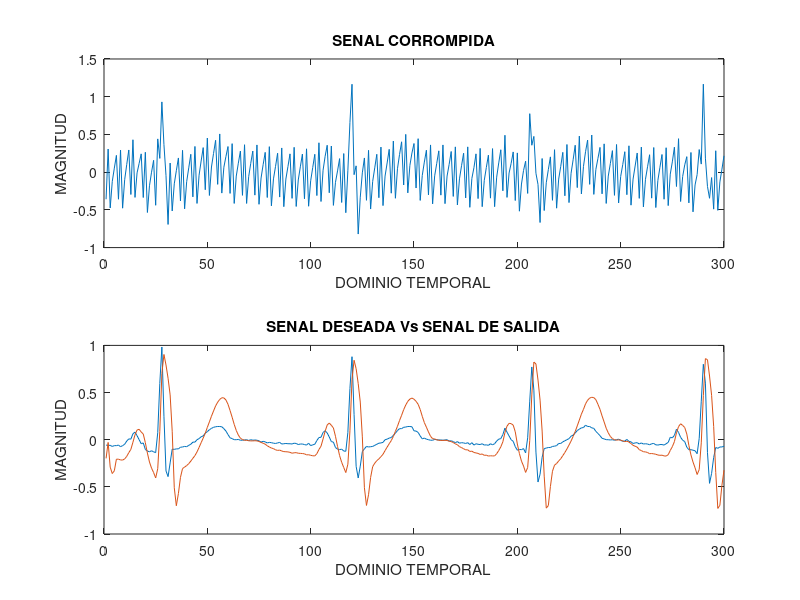

This chart was generated by the following MATLAB code:
close all;
clear all;
clc;

load ('a01m');
who;

%disp(val);
ecg=linspace(1,6000,6000);
n=linspace(1,6000,6000);

for cont = 1:6000
    ecg(cont)=val(cont);
end

% SE VA A ESCALAR LA FUNCION EN EL INTERVALO [-1,1]
% SI SE QUIERE ELIMINAR EL ESCALAMIENTO SOLO BASTA COMENTAR LA LINEA DE
% CODIGO
ecg = ecg*(1/max(abs(ecg)));
% MUESTRAS A TOMAR PARA ANALIZAR / SUBINTERVALO DE LAS MUESTRAS ORIGINALES
muestras=300;


%GRAFICA DE LA SENAL DE PRUEBA / 5% DE LAS MUESTRAS TOTALES
nm = linspace(1,muestras,muestras);

%VAN A ESTAR LAS MUESTRAS A GRAFICAR
ecgm = linspace(1,muestras,muestras);

%CICLO PARA PASAR LA GRAFICA A UN INTERVALO DONDE SE PUEDA APRECIAR LA
%GRAFICA
for cont1 = 1:muestras

    ecgm(cont1)=ecg(cont1);

end

% SENAL CONTAMINADA
teta1=pi/3;
teta2=pi*2/3;
teta3=pi;
g=linspace(1,6000,6000);
g1=linspace(1,6000,6000);
g2=linspace(1,6000,6000);
g3=linspace(1,6000,6000);

%SENAL DE CONTAMINACION TOTAL
g1=0.15*cos(teta1.*n);
g2=-0.25*sin(teta2.*n + (pi/12));
g3=0.20*cos(teta3.*n);

g=g1+g2+g3;

%MUESTRA DE LA SENAL CONTAMINANTE
gm=linspace(1,muestras,muestras);
%CICLO PARA PASAR LA GRAFICA A UN INTERVALO DONDE SE PUEDA APRECIAR LA
%GRAFICA
for cont3 = 1:muestras

    gm(cont3)=g(cont3);
end

%plot(nm,gm),xlabel('DOMINIO TEMPORAAL'),ylabel('MAGNIITUD'),title('SENAL INDESEADA'),grid;


r=linspace(1,6000,6000);
%SENAL TOTAL CONTAMINADA
r=ecg+g;

%MUESTRA DE LA SENAL CONTAMINADA
rm=linspace(1,muestras,muestras);

%CICLO PARA PASAR LA GRAFICA A UN INTERVALO DONDE SE PUEDA APRECIAR LA
%GRAFICA
for cont2=1:muestras

    rm(cont2)=r(cont2);

end

%AQUI SE PUEDEN VER LA SENAL ORIGINAL Y LA SENAL CONTAMINADA QUE ENTRAN AL
%FILTRO
%plot(nm,rm,nm,ecgm);

subplot (3,1,1),plot(nm,rm),xlabel('DOMINIO TEMPORAL'),ylabel('MAGNITUD'),title('SENAL DE ENTRADA AL SISTEMA'),grid
subplot (3,1,2),plot(nm,ecgm),xlabel('DOMINIO TEMPORAL'),ylabel('MAGNITUD'),title('SENAL DESEADA'),grid;
subplot (3,1,3),plot(nm,gm),xlabel('DOMINIO TEMPORAL'),ylabel('MAGNITUD'),title('SENAL INDESEADA'),grid;


%PROCEDAMOS CON LA INSTRUCCION FILTER


num=[1 1 1 1 1 1];
den = [1 0 0 0 0 0];
[H,teta]=freqz(num,den,6000);

%BUSCAR UN AJUSTE OPTIMO
%H=10*H;

%ESPECTRO DE FRECUENCIA
%transf = fft(val);
%plot(teta,transf);

%GRAFICA DE RESPUESTA EN FRECUENCIA DEL FILTRO
%subplot(2,1,1),plot(teta,abs(H)),xlabel('FRECUENCIA'),ylabel('MAGNITUD'),title('RESPUESTA EN FRECUENCIA - MAGNITUD')
%subplot(2,1,2),plot(teta,angle(H)),xlabel('FRECUENCIA (theta)'),ylabel('MAGNITUD'),title('RESPUESTA EN FRECUENCIA - FASE');

%SALIDA DEL ECG
%s1 = (((exp(j*pi))-(exp(5*pi*(1/16))))*((exp(j*pi))-(exp(-(5*pi*(1/16))))))/(((exp(j*pi))-(0.99*exp(5*pi*(1/16))))*((exp(j*pi))-(0.99*exp(-(5*pi*(1/16))))));
%SALIDA DE LA SENAL CORROMPIDA
%s2 = (((exp(j*5*pi*(1/16)))-(exp(5*pi*(1/16))))*((exp(j*5*pi*(1/16)))-(exp(-(5*pi*(1/16))))))/(((exp(j*5*pi*(1/16)))-(0.99*exp(5*pi*(1/16))))*((exp(j*5*pi*(1/16)))-(0.99*exp(-(5*pi*(1/16))))));
%m1 = abs(s1);
%m2 = abs(s2);
%f1 = angle(s1);
%f2 = angle(s2);
%yss = (m1*cos((pi.*n) + f1))+(0.25*m2*cos((5*pi*(1/16).*n) + f2));

yss = filter(num,den,r);
yss = (1/max(abs(yss)))*yss;
yssm = linspace(1,muestras,muestras);

for cont4 = 1:muestras
   
    yssm(cont4) = yss(cont4);
end

%GRAFICAS DE COMPARACION DE SENALES - MUESTRAS 
subplot(2,1,1),plot(nm,rm),xlabel('DOMINIO TEMPORAL'),ylabel('MAGNITUD'),title('SENAL CORROMPIDA')
subplot(2,1,2),plot(nm,ecgm,nm,yssm),xlabel('DOMINIO TEMPORAL'),ylabel('MAGNITUD'),title('SENAL DESEADA Vs SENAL DE SALIDA');

%GRAFICAS DE COMPARACION DE SENALES - TOTAL
%subplot(2,1,1),plot(n,r),xlabel('DOMINIO TEMPORAL'),ylabel('MAGNITUD'),title('SENAL CORROMPIDA')
%subplot(2,1,2),plot(n,ecg,n,yss),xlabel('DOMINIO TEMPORAL'),ylabel('MAGNITUD'),title('SENAL DESEADA Vs SENAL DE SALIDA');







    
    